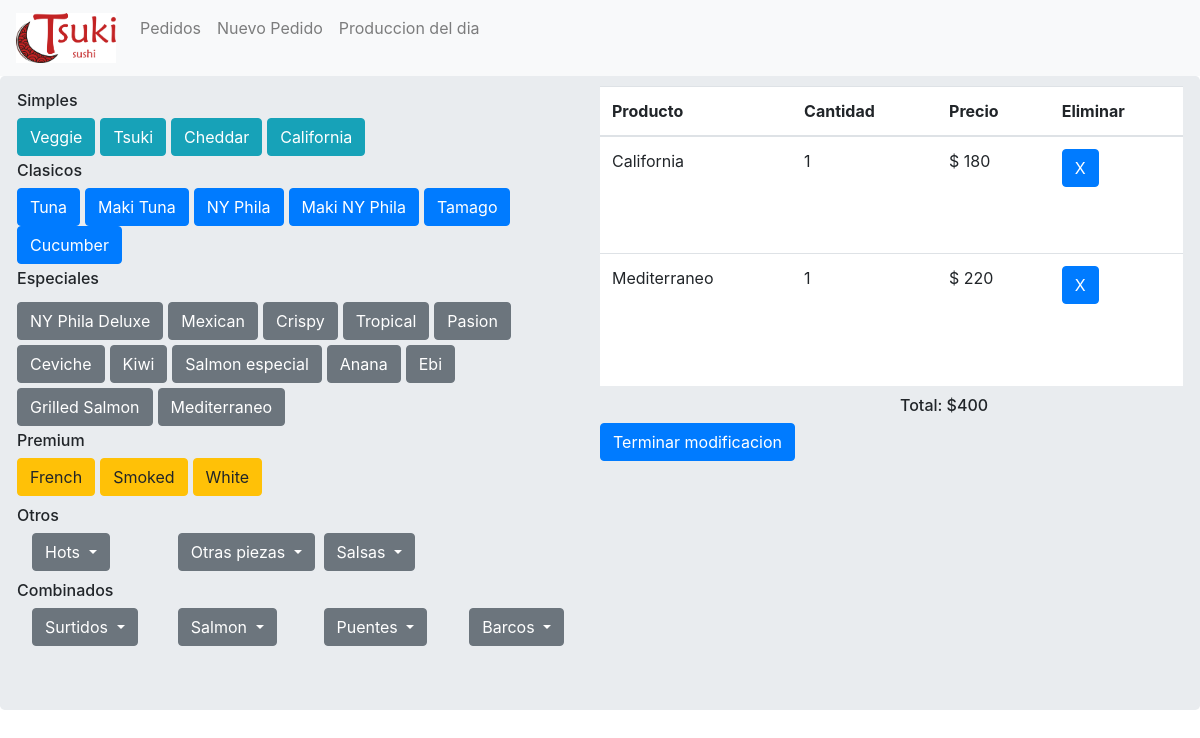
/tsuki_app/modificarpedido/71/, run on the app's committed database.
### tsuki_app/models.py (models this page shows, shortened)
class Listaprecios(models.Model):
    id                     = models.SlugField(primary_key = True, max_length =256)
    nombre_producto        = models.CharField(max_length=256,null=True)
    precio_producto        = models.IntegerField(null=True)
    categoria_producto     = models.CharField(max_length=20,null=True)

class Productosordenados(models.Model):
    item            = models.ForeignKey(Listaprecios, on_delete=models.CASCADE)
    pedido          = models.ForeignKey(Pedidos, on_delete=models.CASCADE)
    cantidad        = models.IntegerField(default=1)
    def precio_total(self):
        return self.cantidad * self.item.precio_producto

class Pedidos(models.Model):
    fecha             = models.DateField(null=True, default=date.today())
    nombre_cliente    = models.CharField(max_length=256,null=True)
    comentario        = models.CharField(max_length=256,null=True)
    def get_total(self):
        totaal = 0
        for order_item in Productosordenados.objects.filter(pedido=self.id):
            totaal += order_item.precio_total()
        return totaal

### tsuki_app/views.py (the view)
# urls.py: path('modificarpedido/<int:pk>/',views.modificarpedido ,name='modificarpedido'),
def modificarpedido(request,pk):
    productos= Listaprecios.objects.all()
    orden=Pedidos.objects.get(id=pk)
    carrito=Productosordenados.objects.filter(pedido=pk)
    return render(request,'tsuki_app/modificar_pedido.html',{'lista':productos,'carro':carrito,'orden':orden})

### templates/tsuki_app/modificar_pedido.html (shortened to what this page needs)
{% extends "tsuki_app/base.html" %}
{% load my_extras %}
{% block body_block %}
<div class="jumbotron">
  <div class="row">
    <div class="col-6">
          <div class="row">
              <h6 class='textosrolls'>Simples</h6>
            </div>
            <div class="row">
              {% for prod in lista %}
              {% if prod.categoria_producto == "Simples"%}
                      <a class="btn btn-info" href="{% url 'tsuki_app:agregarproducto' pk_item=prod.id pk_pedido=orden.id %}" style="margin-right:5px;">{{prod.nombre_producto}}</a>
              {% endif %}
              {% endfor %}
            </div>
          <div class="row">
              <h6 class='textosrolls'>Clasicos</h6>
            </div>
            <div class="row">
            {% for prod in lista %}
            {% if prod.categoria_producto == "Clasicos"%}
                    <a class="btn btn-primary" href="{% url 'tsuki_app:agregarproducto' pk_item=prod.id pk_pedido=orden.id %}" style="margin-right:5px;">{{prod.nombre_producto}}</a>
            {% endif %}
            {% endfor %}
            </div>
          <div class="row">
              <h6 class='textosrolls'>Especiales</h6>
            </div>
            <div class="row">
              {% for prod in lista %}
              {% if prod.categoria_producto == "Especiales"%}
                      <a class="btn btn-secondary" href="{% url 'tsuki_app:agregarproducto' pk_item=prod.id pk_pedido=orden.id %}" style="margin-right:5px;margin-top:5px;">{{prod.nombre_producto}}</a>
              {% endif %}
              {% endfor %}
            </div>
          <div class="row">
                <h6 class='textosrolls'>Premium</h6>
                </div>
                  <div class="row">
                    {% for prod in lista %}
                    {% if prod.categoria_producto == "Premium"%}
                            <a class="btn btn-warning" href="{% url 'tsuki_app:agregarproducto' pk_item=prod.id pk_pedido=orden.id %}" style="margin-right:5px;">{{prod.nombre_producto}}</a>
                    {% endif %}
                    {% endfor %}
                  </div>
          <div class="row">
            <h6 id='combinados'>Otros</h6>
            </div>
            <div class="row">
            <div class="col-3">
                        <button class="btn btn-secondary dropdown-toggle" type="button" id="dropdownMenu2" data-toggle="dropdown" aria-haspopup="true" aria-expanded="false">
                          Hots
                        </button><br>
                      </div>
            <div class="col-3">
                <button class="btn btn-secondary dropdown-toggle" type="button" id="dropdownMenu2" data-toggle="dropdown" aria-haspopup="true" aria-expanded="false">
                  Otras piezas
                </button><br>
                </div>
            <div class="col-3">
                             <button class="btn btn-secondary dropdown-toggle" type="button" id="dropdownMenu2" data-toggle="dropdown" aria-haspopup="true" aria-expanded="false">
                             Salsas
                             </button><br>
                          </div>
           </div>
          <div class="row">
            <h6 id='combinados'>Combinados</h6>
            </div>
            <div class="row">
            <div class="col-3">
              <button class="btn btn-secondary dropdown-toggle" type="button" id="dropdownMenu2" data-toggle="dropdown" aria-haspopup="true" aria-expanded="false">
                Surtidos
              </button><br>
            </div>
            <div class="col-3">
                          <button class="btn btn-secondary dropdown-toggle" type="button" id="dropdownMenu2" data-toggle="dropdown" aria-haspopup="true" aria-expanded="false">
                            Salmon
                          </button><br>
            </div>
            <div class="col-3">
              <button class="btn btn-secondary dropdown-toggle" type="button" id="dropdownMenu2" data-toggle="dropdown" aria-haspopup="true" aria-expanded="false">
                Puentes
              </button><br>
            </div>
            <div class="col-3">
              <button class="btn btn-secondary dropdown-toggle" type="button" id="dropdownMenu2" data-toggle="dropdown" aria-haspopup="true" aria-expanded="false">
                Barcos
              </button><br>
            </div>
           </div>
    </div>
    <div class="col-6">
      <div id="carro" class="row">
         <table id="tabla-carro" class="table">
           <thead>
             <tr>
               <th scope="col">Producto</th>
               <th scope="col">Cantidad</th>
               <th scope="col">Precio</th>
               <th scope="col">Eliminar</th>
             </tr>
           </thead>
           <tbody>
             {% for producto in carro %}
             <tr>
               <td><p>{{producto.item.nombre_producto}}</p></td>
               <td>{{producto.cantidad}}</td>
               <td><p>$ {{producto.precio_total}} </p></td>
               <td><a class="btn btn-primary" href= "{% url 'tsuki_app:quitarproducto' pk_item=producto.id pk_pedido=orden.id %}" >X</a></td>
             </tr>
             {% endfor %}
           </tbody>
         </table>
      </div>
      <div class="row">
        <h6 id="totalcarrito">Total: $ </h6>
        <h6 id="total">{{orden.get_total}}</h6>
      </div>
      <div class="row">
          <a class = 'btn btn-primary' href= "{% url 'tsuki_app:pedidos' %}"> Terminar modificacion </a>
      </div>
   </div>
  </div>
</div>
{% endblock %}

### tsuki_app/static/css/FuentesyEstilos.css (style rules this page uses)
.textosrolls { padding-top:5px; }
.jumbotron { padding-top: 10px; }
#carro { background-color: white; max-height: 300px; height: 300px; overflow-y: auto; }
#total { padding-top: 10px; }
#totalcarrito { padding-left:300px ; padding-top: 10px; }
#combinados { padding-top: 10px; }

### data on the page
Listaprecios: nombre_producto "Veggie"
Listaprecios: nombre_producto "Tsuki"
Listaprecios: nombre_producto "Cheddar"
Listaprecios: nombre_producto "California"
Listaprecios: nombre_producto "Tuna"
Listaprecios: nombre_producto "Maki Tuna"
Listaprecios: nombre_producto "NY Phila"
Listaprecios: nombre_producto "Maki NY Phila"
Listaprecios: nombre_producto "Tamago"
Listaprecios: nombre_producto "Cucumber"
Listaprecios: nombre_producto "NY Phila Deluxe"
Listaprecios: nombre_producto "Mexican"
Listaprecios: nombre_producto "Crispy"
Listaprecios: nombre_producto "Tropical"
Listaprecios: nombre_producto "Pasion"
Listaprecios: nombre_producto "Ceviche"
Listaprecios: nombre_producto "Kiwi"
Listaprecios: nombre_producto "Salmon especial"
Listaprecios: nombre_producto "Anana"
Listaprecios: nombre_producto "Ebi"
Listaprecios: nombre_producto "Grilled Salmon"
Listaprecios: nombre_producto "Mediterraneo"
Listaprecios: nombre_producto "French"
Listaprecios: nombre_producto "Smoked"
Listaprecios: nombre_producto "White"
Productosordenados: item.nombre_producto "California", cantidad "1", precio_total "180"
Productosordenados: item.nombre_producto "Mediterraneo", cantidad "1", precio_total "220"
Pedidos: get_total "400"
